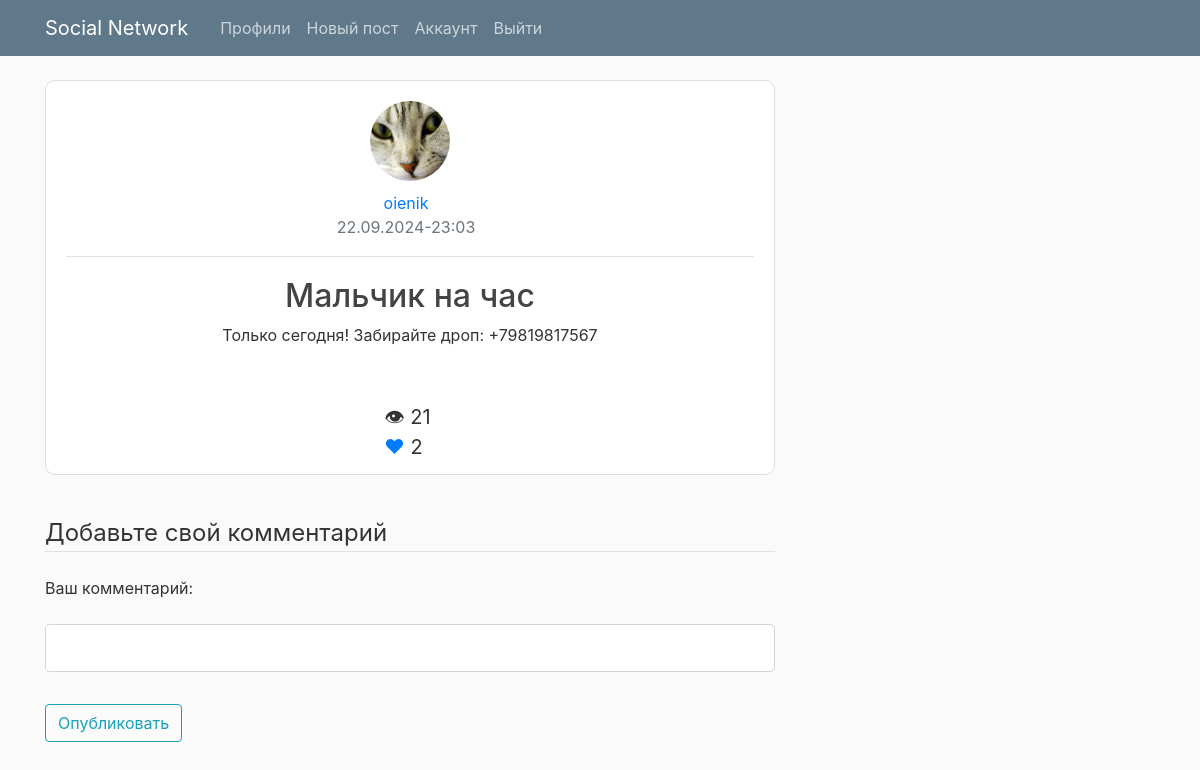
The app's page /post/8 (signed in) with its own data.
### flaskblog/models.py (models this page shows, shortened)
class User(db.Model, UserMixin):
    id = db.Column(db.Integer, primary_key=True)
    username = db.Column(db.String(20), unique=True, nullable=False)
    email = db.Column(db.String(120), unique=True, nullable=False)
    image_file = db.Column(db.String(20), nullable=False, default='default.jpg')
    password = db.Column(db.String(60), nullable=False)
    posts = db.relationship('Post', backref='author', lazy=True)
    last_seen = db.Column(db.DateTime)
    user_status = db.Column(db.String(40), nullable=True, default="Лучший пользователь проекта")
    liked = db.relationship(
        'PostLike',
        foreign_keys='PostLike.user_id',
        backref='user', lazy='dynamic')
    def has_liked_post(self, post):
        return PostLike.query.filter(
            PostLike.user_id == self.id,
            PostLike.post_id == post.id).count() > 0

class Post(db.Model):
    id = db.Column(db.Integer, primary_key=True)
    title = db.Column(db.String(100), nullable=False)
    content = db.Column(db.Text, nullable=False)
    image_post = db.Column(db.String(30), nullable=False, default='default.jpg')
    views = db.Column(db.Integer, default=0)
    likes = db.relationship('PostLike', backref='post', lazy='dynamic')
    user_id = db.Column(db.Integer, db.ForeignKey('user.id'), nullable=False)
    comments = db.relationship('Comment', backref='comment_post', lazy=True, cascade='all, delete-orphan')
    date_posted = db.Column(db.DateTime, nullable=False, default=datetime.now)

### flaskblog/routes.py (the view, shortened to what this page needs)
@app.route("/post/<int:post_id>", methods=['GET', 'POST'])
def post(post_id):
    post = Post.query.get_or_404(post_id)
    comment = Comment.query.filter_by(post_id=post.id).order_by(db.desc(Comment.date_comment)).all()
    post.views += 1
    db.session.commit()
    commentform = AddCommentForm()
    image_file = url_for('static',
                         filename=f'profile_pics/' + post.author.username + '/post_images/' + post.image_post)
    return render_template('post.html', title=post.title, post=post, post_id=post.id, commentform=commentform, comment=comment, image_file=image_file)

### flaskblog/forms.py
class AddCommentForm(FlaskForm):
    body = StringField('Ваш комментарий: ', validators=[InputRequired()])
    submit = SubmitField('Опубликовать')

### flaskblog/models.py (called while the page is built)
@login_manager.user_loader
def load_user(user_id):
    return User.query.get(int(user_id))

### flaskblog/templates/post.html (shortened to what this page needs)
{% extends "layout.html" %}
{% block content %}
  <article class="media content-section">
    <div class="media-body" style="justify-content: center; text-align: center;">
      <img class="rounded-circle account-img" src="{{ url_for('static', filename='profile_pics/' + post.author.username + '/account_img/' + post.author.image_file) }}" style="width: 80px; height: 80px;">
      <div class="article-metadata">
        <a class="mr-2" href="{{ url_for('user_posts', username=post.author.username) }}">{{ post.author.username }}</a>
        <p class="text-muted mr-2">{{ post.date_posted.strftime("%d.%m.%Y-%H:%M") }}</small>
      </div>
      <h2 class="article-title">{{ post.title }}</h2>
      <p class="article-content">{{ post.content }}</p>
      <div class="post_stat_side" style="justify-content: center; font-size: 20px; text-align: center; margin-top: 15px; margin-bottom: 10px; margin-right: 13px;">
        <div class="left_side_stat_post" style="margin-right: 12px;">&#128065; {{ post.views }}</div>
        {% if current_user.has_liked_post(post) %}
            <a href="{{ url_for('like_action', post_id=post.id, action='unlike') }}" class="right_side_stat_post">&#10084;</a>
            {% else %}
            <a href="{{ url_for('like_action', post_id=post.id, action='like')}}" class="right_side_stat_post">&#10084;</a>
            {% endif %}
            {{ post.likes.count() }}
      </div>
    </div>
  </article>
      <div class="content_comment">
      <form method="POST" action="{{ url_for('post', post_id=post.id) }}">
        <fieldset class="form-group">
          <legend class="border-bottom mb-4">Добавьте свой комментарий</legend>
          <div class="form-group">
            {{ commentform.body.label(class="form-control-label") }}
            {% if commentform.body.errors %}
              {{ commentform.body(class="form-control form-control-lg is-invalid") }}
              <div class="invalid-feedback">
                {% for error in commentform.body.errors %}
                  <span>{{ error }}</span>
                {% endfor %}
              </div>
            {% else %}
              {{ commentform.body(class="form-control form-control-lg") }}
            {% endif %}
          </div>
        </fieldset>
      </div>
        <div class="form-group">
          {{ commentform.submit(class="btn btn-outline-info") }}
        </div>
  </div>
{% endblock content %}

### flaskblog/templates/layout.html (shortened to what this page needs)
<!DOCTYPE html>
<html>
<head>
    <link rel="stylesheet" href="https://maxcdn.bootstrapcdn.com/bootstrap/4.0.0/css/bootstrap.min.css">
    <link rel="stylesheet" type="text/css" href="{{ url_for('static', filename='main.css') }}">
</head>
<body>
    <header class="site-header">
      <nav class="navbar navbar-expand-md navbar-dark bg-steel fixed-top">
        <div class="container">
          <a class="navbar-brand mr-4" href="/">Social Network</a>
          <div class="collapse navbar-collapse" id="navbarToggle">
            <div class="navbar-nav">
              {% if current_user.is_authenticated %}
                <a href="{{ url_for('all_users') }}" class="nav-item nav-link">Профили</a>
                <a class="nav-item nav-link" href="{{ url_for('new_post') }}">Новый пост</a>
                <a class="nav-item nav-link" href="{{ url_for('account') }}">Аккаунт</a>
                <a class="nav-item nav-link" href="{{ url_for('logout') }}">Выйти</a>
              {% else %}
                <a class="nav-item nav-link" href="{{ url_for('login') }}">Авторизация</a>
                <a class="nav-item nav-link" href="{{ url_for('register') }}">Регистрация</a>
              {% endif %}
            </div>
          </div>
        </div>
      </nav>
    </header>
    <main role="main" class="container">
      <div class="row">
        <div class="col-md-8">
          {% block content %}{% endblock %}
        </div>
        <div class="col-md-4">
        </div>
    </main>
</body>
</html>

### flaskblog/static/main.css (style rules this page uses)
body { background: #fafafa; color: #333333; margin-top: 5rem; }
h1, h2, h3, h4, h5, h6 { color: #444444; }
.bg-steel { background-color: #5f788a; }
.site-header .navbar-nav .nav-link { color: #cbd5db; }
.content-section { background: #ffffff; padding: 10px 20px 2px; border: 1px solid #dddddd; border-radius: 10px; margin-bottom: 40px; }
.article-title { color: #444444; }
.article-content { white-space: pre-line; }
.article-metadata { padding-bottom: 1px; margin-bottom: 20px; border-bottom: 1px solid #e3e3e3 }
.account-img { height: 125px; width: 125px; margin-bottom: 10px; margin-top: 10px; }
.left_side_stat_post { margin-left:20px; font-size: 20px; }
.right_side_stat_post { font-size: 20px; }

### records on screen
User: username+image_file (picture), author.username "oienik"
Post: date_posted "22.09.2024-23:03", title "Мальчик на час", content "Только сегодня! Забирайте дроп: +79819817567", views "21"

### other values on screen
{{ post.likes.count() }} "2"
{{ commentform.body.label(class="form-control-label") }} "Ваш комментарий:"
